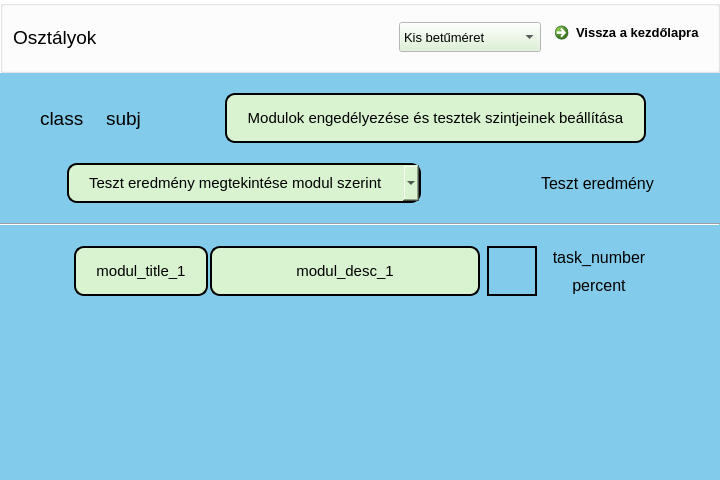
<?xml version="1.0" encoding="UTF-8"?>
<ui version="4.0">
 <class>class_page</class>
 <widget class="QWidget" name="class_page">
  <property name="geometry">
   <rect>
    <x>0</x>
    <y>0</y>
    <width>720</width>
    <height>480</height>
   </rect>
  </property>
  <property name="minimumSize">
   <size>
    <width>720</width>
    <height>480</height>
   </size>
  </property>
  <property name="palette">
   <palette>
    <active>
     <colorrole role="Button">
      <brush brushstyle="SolidPattern">
       <color alpha="255">
        <red>217</red>
        <green>242</green>
        <blue>208</blue>
       </color>
      </brush>
     </colorrole>
     <colorrole role="Base">
      <brush brushstyle="SolidPattern">
       <color alpha="255">
        <red>255</red>
        <green>255</green>
        <blue>255</blue>
       </color>
      </brush>
     </colorrole>
     <colorrole role="Window">
      <brush brushstyle="SolidPattern">
       <color alpha="255">
        <red>131</red>
        <green>203</green>
        <blue>235</blue>
       </color>
      </brush>
     </colorrole>
    </active>
    <inactive>
     <colorrole role="Button">
      <brush brushstyle="SolidPattern">
       <color alpha="255">
        <red>217</red>
        <green>242</green>
        <blue>208</blue>
       </color>
      </brush>
     </colorrole>
     <colorrole role="Base">
      <brush brushstyle="SolidPattern">
       <color alpha="255">
        <red>255</red>
        <green>255</green>
        <blue>255</blue>
       </color>
      </brush>
     </colorrole>
     <colorrole role="Window">
      <brush brushstyle="SolidPattern">
       <color alpha="255">
        <red>131</red>
        <green>203</green>
        <blue>235</blue>
       </color>
      </brush>
     </colorrole>
    </inactive>
    <disabled>
     <colorrole role="Button">
      <brush brushstyle="SolidPattern">
       <color alpha="255">
        <red>217</red>
        <green>242</green>
        <blue>208</blue>
       </color>
      </brush>
     </colorrole>
     <colorrole role="Base">
      <brush brushstyle="SolidPattern">
       <color alpha="255">
        <red>131</red>
        <green>203</green>
        <blue>235</blue>
       </color>
      </brush>
     </colorrole>
     <colorrole role="Window">
      <brush brushstyle="SolidPattern">
       <color alpha="255">
        <red>131</red>
        <green>203</green>
        <blue>235</blue>
       </color>
      </brush>
     </colorrole>
    </disabled>
   </palette>
  </property>
  <property name="windowTitle">
   <string>SmartStudy</string>
  </property>
  <layout class="QVBoxLayout" name="class_page_vertical_layout">
   <property name="spacing">
    <number>20</number>
   </property>
   <property name="leftMargin">
    <number>0</number>
   </property>
   <property name="topMargin">
    <number>0</number>
   </property>
   <property name="rightMargin">
    <number>0</number>
   </property>
   <property name="bottomMargin">
    <number>0</number>
   </property>
   <item>
    <widget class="QGroupBox" name="menu_group_box">
     <property name="sizePolicy">
      <sizepolicy hsizetype="Expanding" vsizetype="Preferred">
       <horstretch>0</horstretch>
       <verstretch>0</verstretch>
      </sizepolicy>
     </property>
     <property name="minimumSize">
      <size>
       <width>0</width>
       <height>50</height>
      </size>
     </property>
     <property name="palette">
      <palette>
       <active>
        <colorrole role="Base">
         <brush brushstyle="SolidPattern">
          <color alpha="255">
           <red>255</red>
           <green>255</green>
           <blue>255</blue>
          </color>
         </brush>
        </colorrole>
        <colorrole role="Window">
         <brush brushstyle="SolidPattern">
          <color alpha="255">
           <red>255</red>
           <green>255</green>
           <blue>255</blue>
          </color>
         </brush>
        </colorrole>
       </active>
       <inactive>
        <colorrole role="Base">
         <brush brushstyle="SolidPattern">
          <color alpha="255">
           <red>255</red>
           <green>255</green>
           <blue>255</blue>
          </color>
         </brush>
        </colorrole>
        <colorrole role="Window">
         <brush brushstyle="SolidPattern">
          <color alpha="255">
           <red>255</red>
           <green>255</green>
           <blue>255</blue>
          </color>
         </brush>
        </colorrole>
       </inactive>
       <disabled>
        <colorrole role="Base">
         <brush brushstyle="SolidPattern">
          <color alpha="255">
           <red>255</red>
           <green>255</green>
           <blue>255</blue>
          </color>
         </brush>
        </colorrole>
        <colorrole role="Window">
         <brush brushstyle="SolidPattern">
          <color alpha="255">
           <red>255</red>
           <green>255</green>
           <blue>255</blue>
          </color>
         </brush>
        </colorrole>
       </disabled>
      </palette>
     </property>
     <property name="autoFillBackground">
      <bool>true</bool>
     </property>
     <property name="styleSheet">
      <string notr="true"/>
     </property>
     <property name="title">
      <string/>
     </property>
     <layout class="QHBoxLayout" name="menu_horizontal_layout">
      <property name="leftMargin">
       <number>10</number>
      </property>
      <property name="rightMargin">
       <number>10</number>
      </property>
      <property name="bottomMargin">
       <number>10</number>
      </property>
      <item>
       <widget class="QLabel" name="menu_label">
        <property name="font">
         <font>
          <pointsize>14</pointsize>
         </font>
        </property>
        <property name="text">
         <string>Osztályok</string>
        </property>
       </widget>
      </item>
      <item>
       <spacer name="menu_horizontal_spacer">
        <property name="orientation">
         <enum>Qt::Horizontal</enum>
        </property>
        <property name="sizeHint" stdset="0">
         <size>
          <width>40</width>
          <height>20</height>
         </size>
        </property>
       </spacer>
      </item>
      <item>
       <widget class="QComboBox" name="font_size_combo_box">
        <property name="minimumSize">
         <size>
          <width>0</width>
          <height>30</height>
         </size>
        </property>
        <property name="font">
         <font>
          <pointsize>10</pointsize>
         </font>
        </property>
        <property name="cursor">
         <cursorShape>PointingHandCursor</cursorShape>
        </property>
        <property name="styleSheet">
         <string notr="true"/>
        </property>
        <property name="currentIndex">
         <number>0</number>
        </property>
        <property name="sizeAdjustPolicy">
         <enum>QComboBox::AdjustToContentsOnFirstShow</enum>
        </property>
        <item>
         <property name="text">
          <string>Kis betűméret</string>
         </property>
        </item>
        <item>
         <property name="text">
          <string>Közepes betűméret</string>
         </property>
        </item>
        <item>
         <property name="text">
          <string>Nagy betűméret</string>
         </property>
        </item>
       </widget>
      </item>
      <item>
       <widget class="QCommandLinkButton" name="back_to_main_page_cmd_link_btn">
        <property name="sizePolicy">
         <sizepolicy hsizetype="Preferred" vsizetype="Preferred">
          <horstretch>0</horstretch>
          <verstretch>0</verstretch>
         </sizepolicy>
        </property>
        <property name="minimumSize">
         <size>
          <width>120</width>
          <height>45</height>
         </size>
        </property>
        <property name="maximumSize">
         <size>
          <width>160</width>
          <height>45</height>
         </size>
        </property>
        <property name="font">
         <font>
          <family>Segoe UI</family>
          <pointsize>10</pointsize>
         </font>
        </property>
        <property name="cursor">
         <cursorShape>PointingHandCursor</cursorShape>
        </property>
        <property name="text">
         <string>Vissza a kezdőlapra</string>
        </property>
       </widget>
      </item>
     </layout>
    </widget>
   </item>
   <item>
    <widget class="QGroupBox" name="title_group_box">
     <property name="styleSheet">
      <string notr="true">border:none</string>
     </property>
     <property name="title">
      <string/>
     </property>
     <layout class="QHBoxLayout" name="modul_horizontal_layout">
      <property name="leftMargin">
       <number>40</number>
      </property>
      <property name="topMargin">
       <number>0</number>
      </property>
      <property name="rightMargin">
       <number>40</number>
      </property>
      <property name="bottomMargin">
       <number>0</number>
      </property>
      <item>
       <widget class="QLabel" name="class_label">
        <property name="sizePolicy">
         <sizepolicy hsizetype="Preferred" vsizetype="Preferred">
          <horstretch>0</horstretch>
          <verstretch>0</verstretch>
         </sizepolicy>
        </property>
        <property name="minimumSize">
         <size>
          <width>60</width>
          <height>25</height>
         </size>
        </property>
        <property name="font">
         <font>
          <pointsize>14</pointsize>
         </font>
        </property>
        <property name="text">
         <string>class</string>
        </property>
       </widget>
      </item>
      <item>
       <widget class="QLabel" name="subject_label">
        <property name="minimumSize">
         <size>
          <width>100</width>
          <height>0</height>
         </size>
        </property>
        <property name="font">
         <font>
          <pointsize>14</pointsize>
         </font>
        </property>
        <property name="text">
         <string>subj</string>
        </property>
       </widget>
      </item>
      <item>
       <spacer name="subtitle_horizontal_spacer">
        <property name="orientation">
         <enum>Qt::Horizontal</enum>
        </property>
        <property name="sizeType">
         <enum>QSizePolicy::Expanding</enum>
        </property>
        <property name="sizeHint" stdset="0">
         <size>
          <width>20</width>
          <height>20</height>
         </size>
        </property>
       </spacer>
      </item>
      <item>
       <widget class="QPushButton" name="pushButton">
        <property name="minimumSize">
         <size>
          <width>0</width>
          <height>50</height>
         </size>
        </property>
        <property name="font">
         <font>
          <pointsize>11</pointsize>
         </font>
        </property>
        <property name="cursor">
         <cursorShape>PointingHandCursor</cursorShape>
        </property>
        <property name="styleSheet">
         <string notr="true">background-color: #D9F2D0; border: 2px solid black; border-radius:10; padding-left:20px;padding-right:20px</string>
        </property>
        <property name="text">
         <string>Modulok engedélyezése és tesztek szintjeinek beállítása</string>
        </property>
       </widget>
      </item>
      <item>
       <spacer name="title_horizontal_spacer">
        <property name="orientation">
         <enum>Qt::Horizontal</enum>
        </property>
        <property name="sizeHint" stdset="0">
         <size>
          <width>40</width>
          <height>20</height>
         </size>
        </property>
       </spacer>
      </item>
     </layout>
    </widget>
   </item>
   <item>
    <widget class="QGroupBox" name="title_group_box_2">
     <property name="styleSheet">
      <string notr="true">border:none</string>
     </property>
     <property name="title">
      <string/>
     </property>
     <layout class="QHBoxLayout" name="horizontalLayout">
      <property name="spacing">
       <number>0</number>
      </property>
      <property name="leftMargin">
       <number>0</number>
      </property>
      <property name="topMargin">
       <number>0</number>
      </property>
      <property name="rightMargin">
       <number>0</number>
      </property>
      <property name="bottomMargin">
       <number>0</number>
      </property>
      <item>
       <spacer name="horizontalSpacer">
        <property name="orientation">
         <enum>Qt::Horizontal</enum>
        </property>
        <property name="sizeHint" stdset="0">
         <size>
          <width>40</width>
          <height>20</height>
         </size>
        </property>
       </spacer>
      </item>
      <item>
       <widget class="QComboBox" name="comboBox">
        <property name="sizePolicy">
         <sizepolicy hsizetype="Preferred" vsizetype="Fixed">
          <horstretch>0</horstretch>
          <verstretch>0</verstretch>
         </sizepolicy>
        </property>
        <property name="minimumSize">
         <size>
          <width>0</width>
          <height>40</height>
         </size>
        </property>
        <property name="font">
         <font>
          <pointsize>11</pointsize>
         </font>
        </property>
        <property name="cursor">
         <cursorShape>PointingHandCursor</cursorShape>
        </property>
        <property name="styleSheet">
         <string notr="true">background-color: #D9F2D0; border: 2px solid black; border-radius:10; padding-left:20px;padding-right:20px</string>
        </property>
        <property name="currentText">
         <string>Teszt eredmény megtekintése modul szerint</string>
        </property>
        <property name="sizeAdjustPolicy">
         <enum>QComboBox::AdjustToContents</enum>
        </property>
        <item>
         <property name="text">
          <string>Teszt eredmény megtekintése modul szerint</string>
         </property>
        </item>
       </widget>
      </item>
      <item>
       <widget class="Line" name="line_2">
        <property name="sizePolicy">
         <sizepolicy hsizetype="MinimumExpanding" vsizetype="Fixed">
          <horstretch>0</horstretch>
          <verstretch>0</verstretch>
         </sizepolicy>
        </property>
        <property name="minimumSize">
         <size>
          <width>120</width>
          <height>0</height>
         </size>
        </property>
        <property name="orientation">
         <enum>Qt::Horizontal</enum>
        </property>
       </widget>
      </item>
      <item>
       <widget class="QLabel" name="test_result_label_2">
        <property name="sizePolicy">
         <sizepolicy hsizetype="Preferred" vsizetype="Preferred">
          <horstretch>0</horstretch>
          <verstretch>0</verstretch>
         </sizepolicy>
        </property>
        <property name="minimumSize">
         <size>
          <width>75</width>
          <height>25</height>
         </size>
        </property>
        <property name="font">
         <font>
          <pointsize>12</pointsize>
         </font>
        </property>
        <property name="text">
         <string>Teszt eredmény</string>
        </property>
       </widget>
      </item>
      <item>
       <spacer name="horizontalSpacer_2">
        <property name="orientation">
         <enum>Qt::Horizontal</enum>
        </property>
        <property name="sizeHint" stdset="0">
         <size>
          <width>40</width>
          <height>20</height>
         </size>
        </property>
       </spacer>
      </item>
     </layout>
    </widget>
   </item>
   <item>
    <widget class="Line" name="line">
     <property name="palette">
      <palette>
       <active>
        <colorrole role="Base">
         <brush brushstyle="SolidPattern">
          <color alpha="255">
           <red>255</red>
           <green>255</green>
           <blue>255</blue>
          </color>
         </brush>
        </colorrole>
       </active>
       <inactive>
        <colorrole role="Base">
         <brush brushstyle="SolidPattern">
          <color alpha="255">
           <red>255</red>
           <green>255</green>
           <blue>255</blue>
          </color>
         </brush>
        </colorrole>
       </inactive>
       <disabled>
        <colorrole role="Base">
         <brush brushstyle="SolidPattern">
          <color alpha="255">
           <red>131</red>
           <green>203</green>
           <blue>235</blue>
          </color>
         </brush>
        </colorrole>
       </disabled>
      </palette>
     </property>
     <property name="styleSheet">
      <string notr="true"/>
     </property>
     <property name="orientation">
      <enum>Qt::Horizontal</enum>
     </property>
    </widget>
   </item>
   <item>
    <widget class="QScrollArea" name="modul_list_scroll_area">
     <property name="sizePolicy">
      <sizepolicy hsizetype="Expanding" vsizetype="Expanding">
       <horstretch>0</horstretch>
       <verstretch>0</verstretch>
      </sizepolicy>
     </property>
     <property name="palette">
      <palette>
       <active>
        <colorrole role="Button">
         <brush brushstyle="SolidPattern">
          <color alpha="255">
           <red>131</red>
           <green>203</green>
           <blue>235</blue>
          </color>
         </brush>
        </colorrole>
        <colorrole role="Base">
         <brush brushstyle="SolidPattern">
          <color alpha="255">
           <red>131</red>
           <green>203</green>
           <blue>235</blue>
          </color>
         </brush>
        </colorrole>
        <colorrole role="Window">
         <brush brushstyle="SolidPattern">
          <color alpha="255">
           <red>131</red>
           <green>203</green>
           <blue>235</blue>
          </color>
         </brush>
        </colorrole>
       </active>
       <inactive>
        <colorrole role="Button">
         <brush brushstyle="SolidPattern">
          <color alpha="255">
           <red>131</red>
           <green>203</green>
           <blue>235</blue>
          </color>
         </brush>
        </colorrole>
        <colorrole role="Base">
         <brush brushstyle="SolidPattern">
          <color alpha="255">
           <red>131</red>
           <green>203</green>
           <blue>235</blue>
          </color>
         </brush>
        </colorrole>
        <colorrole role="Window">
         <brush brushstyle="SolidPattern">
          <color alpha="255">
           <red>131</red>
           <green>203</green>
           <blue>235</blue>
          </color>
         </brush>
        </colorrole>
       </inactive>
       <disabled>
        <colorrole role="Button">
         <brush brushstyle="SolidPattern">
          <color alpha="255">
           <red>131</red>
           <green>203</green>
           <blue>235</blue>
          </color>
         </brush>
        </colorrole>
        <colorrole role="Base">
         <brush brushstyle="SolidPattern">
          <color alpha="255">
           <red>131</red>
           <green>203</green>
           <blue>235</blue>
          </color>
         </brush>
        </colorrole>
        <colorrole role="Window">
         <brush brushstyle="SolidPattern">
          <color alpha="255">
           <red>131</red>
           <green>203</green>
           <blue>235</blue>
          </color>
         </brush>
        </colorrole>
       </disabled>
      </palette>
     </property>
     <property name="styleSheet">
      <string notr="true">border:none; background-color:#83cbeb</string>
     </property>
     <property name="verticalScrollBarPolicy">
      <enum>Qt::ScrollBarAsNeeded</enum>
     </property>
     <property name="sizeAdjustPolicy">
      <enum>QAbstractScrollArea::AdjustToContents</enum>
     </property>
     <property name="widgetResizable">
      <bool>true</bool>
     </property>
     <widget class="QWidget" name="modul_list_scroll_area_contents">
      <property name="geometry">
       <rect>
        <x>0</x>
        <y>0</y>
        <width>720</width>
        <height>241</height>
       </rect>
      </property>
      <layout class="QHBoxLayout" name="horizontalLayout_3">
       <property name="spacing">
        <number>2</number>
       </property>
       <property name="leftMargin">
        <number>0</number>
       </property>
       <property name="topMargin">
        <number>0</number>
       </property>
       <property name="rightMargin">
        <number>0</number>
       </property>
       <property name="bottomMargin">
        <number>0</number>
       </property>
       <item>
        <spacer name="horizontalSpacer_4">
         <property name="orientation">
          <enum>Qt::Horizontal</enum>
         </property>
         <property name="sizeHint" stdset="0">
          <size>
           <width>40</width>
           <height>20</height>
          </size>
         </property>
        </spacer>
       </item>
       <item>
        <widget class="QGroupBox" name="modul_title_group_box">
         <property name="title">
          <string/>
         </property>
         <layout class="QFormLayout" name="modul_title_form_layout">
          <property name="horizontalSpacing">
           <number>0</number>
          </property>
          <property name="verticalSpacing">
           <number>0</number>
          </property>
          <property name="leftMargin">
           <number>10</number>
          </property>
          <property name="topMargin">
           <number>0</number>
          </property>
          <property name="rightMargin">
           <number>0</number>
          </property>
          <property name="bottomMargin">
           <number>0</number>
          </property>
          <item row="0" column="0" colspan="2">
           <widget class="QPushButton" name="modul_btn_1">
            <property name="sizePolicy">
             <sizepolicy hsizetype="Preferred" vsizetype="Preferred">
              <horstretch>0</horstretch>
              <verstretch>0</verstretch>
             </sizepolicy>
            </property>
            <property name="minimumSize">
             <size>
              <width>0</width>
              <height>50</height>
             </size>
            </property>
            <property name="font">
             <font>
              <pointsize>11</pointsize>
             </font>
            </property>
            <property name="cursor">
             <cursorShape>PointingHandCursor</cursorShape>
            </property>
            <property name="toolTip">
             <string/>
            </property>
            <property name="layoutDirection">
             <enum>Qt::RightToLeft</enum>
            </property>
            <property name="autoFillBackground">
             <bool>false</bool>
            </property>
            <property name="styleSheet">
             <string notr="true">background-color: #D9F2D0; border: 2px solid black; border-radius:10; padding-left:20px;padding-right:20px</string>
            </property>
            <property name="text">
             <string>modul_title_1</string>
            </property>
           </widget>
          </item>
         </layout>
        </widget>
       </item>
       <item>
        <widget class="QGroupBox" name="modul_desc_group_box">
         <property name="title">
          <string/>
         </property>
         <layout class="QFormLayout" name="modul_desc_form_layout">
          <property name="horizontalSpacing">
           <number>0</number>
          </property>
          <property name="verticalSpacing">
           <number>0</number>
          </property>
          <property name="leftMargin">
           <number>0</number>
          </property>
          <property name="topMargin">
           <number>0</number>
          </property>
          <property name="rightMargin">
           <number>0</number>
          </property>
          <property name="bottomMargin">
           <number>0</number>
          </property>
          <item row="0" column="0">
           <widget class="QPushButton" name="modul_btn_2">
            <property name="sizePolicy">
             <sizepolicy hsizetype="Preferred" vsizetype="Preferred">
              <horstretch>0</horstretch>
              <verstretch>0</verstretch>
             </sizepolicy>
            </property>
            <property name="minimumSize">
             <size>
              <width>270</width>
              <height>50</height>
             </size>
            </property>
            <property name="font">
             <font>
              <pointsize>11</pointsize>
             </font>
            </property>
            <property name="cursor">
             <cursorShape>PointingHandCursor</cursorShape>
            </property>
            <property name="toolTip">
             <string/>
            </property>
            <property name="layoutDirection">
             <enum>Qt::RightToLeft</enum>
            </property>
            <property name="autoFillBackground">
             <bool>false</bool>
            </property>
            <property name="styleSheet">
             <string notr="true">background-color: #D9F2D0; border: 2px solid black; border-radius:10; padding-left:20px;padding-right:20px</string>
            </property>
            <property name="text">
             <string>modul_desc_1</string>
            </property>
           </widget>
          </item>
         </layout>
        </widget>
       </item>
       <item>
        <widget class="QGroupBox" name="test_result_group_box">
         <property name="sizePolicy">
          <sizepolicy hsizetype="Expanding" vsizetype="Preferred">
           <horstretch>0</horstretch>
           <verstretch>0</verstretch>
          </sizepolicy>
         </property>
         <property name="title">
          <string>GroupBox</string>
         </property>
         <layout class="QFormLayout" name="test_result_form_layout">
          <property name="horizontalSpacing">
           <number>0</number>
          </property>
          <property name="verticalSpacing">
           <number>0</number>
          </property>
          <property name="leftMargin">
           <number>0</number>
          </property>
          <property name="topMargin">
           <number>0</number>
          </property>
          <property name="rightMargin">
           <number>0</number>
          </property>
          <property name="bottomMargin">
           <number>0</number>
          </property>
          <item row="0" column="0" colspan="2">
           <widget class="QGroupBox" name="modul_list_item_group_box">
            <property name="sizePolicy">
             <sizepolicy hsizetype="Expanding" vsizetype="Preferred">
              <horstretch>0</horstretch>
              <verstretch>0</verstretch>
             </sizepolicy>
            </property>
            <property name="minimumSize">
             <size>
              <width>0</width>
              <height>50</height>
             </size>
            </property>
            <property name="styleSheet">
             <string notr="true">border:none</string>
            </property>
            <property name="title">
             <string/>
            </property>
            <layout class="QHBoxLayout" name="test_result_vertical_layout">
             <property name="spacing">
              <number>5</number>
             </property>
             <property name="leftMargin">
              <number>0</number>
             </property>
             <property name="topMargin">
              <number>0</number>
             </property>
             <property name="rightMargin">
              <number>0</number>
             </property>
             <property name="bottomMargin">
              <number>0</number>
             </property>
             <item>
              <widget class="Line" name="modul_line">
               <property name="sizePolicy">
                <sizepolicy hsizetype="MinimumExpanding" vsizetype="Fixed">
                 <horstretch>0</horstretch>
                 <verstretch>0</verstretch>
                </sizepolicy>
               </property>
               <property name="maximumSize">
                <size>
                 <width>16777215</width>
                 <height>3</height>
                </size>
               </property>
               <property name="styleSheet">
                <string notr="true">background-color:black;margin-left:5px;margin-right:5px;</string>
               </property>
               <property name="orientation">
                <enum>Qt::Horizontal</enum>
               </property>
              </widget>
             </item>
             <item>
              <widget class="QLabel" name="finished_icon_label_1">
               <property name="sizePolicy">
                <sizepolicy hsizetype="Fixed" vsizetype="Fixed">
                 <horstretch>0</horstretch>
                 <verstretch>0</verstretch>
                </sizepolicy>
               </property>
               <property name="minimumSize">
                <size>
                 <width>50</width>
                 <height>50</height>
                </size>
               </property>
               <property name="maximumSize">
                <size>
                 <width>50</width>
                 <height>50</height>
                </size>
               </property>
               <property name="styleSheet">
                <string notr="true">border: 2px solid black;background-image: url(ok-icon.png);</string>
               </property>
               <property name="text">
                <string/>
               </property>
              </widget>
             </item>
             <item>
              <widget class="QGroupBox" name="test_result_group_box_1">
               <property name="sizePolicy">
                <sizepolicy hsizetype="Fixed" vsizetype="Fixed">
                 <horstretch>0</horstretch>
                 <verstretch>0</verstretch>
                </sizepolicy>
               </property>
               <property name="minimumSize">
                <size>
                 <width>60</width>
                 <height>50</height>
                </size>
               </property>
               <property name="title">
                <string/>
               </property>
               <layout class="QVBoxLayout" name="result_vertical_layout">
                <property name="leftMargin">
                 <number>10</number>
                </property>
                <property name="topMargin">
                 <number>0</number>
                </property>
                <property name="rightMargin">
                 <number>10</number>
                </property>
                <property name="bottomMargin">
                 <number>0</number>
                </property>
                <item>
                 <widget class="QLabel" name="task_number_label_1">
                  <property name="sizePolicy">
                   <sizepolicy hsizetype="MinimumExpanding" vsizetype="MinimumExpanding">
                    <horstretch>0</horstretch>
                    <verstretch>0</verstretch>
                   </sizepolicy>
                  </property>
                  <property name="font">
                   <font>
                    <pointsize>12</pointsize>
                   </font>
                  </property>
                  <property name="text">
                   <string>task_number</string>
                  </property>
                  <property name="alignment">
                   <set>Qt::AlignCenter</set>
                  </property>
                 </widget>
                </item>
                <item>
                 <widget class="QLabel" name="test_percent_label_1">
                  <property name="sizePolicy">
                   <sizepolicy hsizetype="MinimumExpanding" vsizetype="MinimumExpanding">
                    <horstretch>0</horstretch>
                    <verstretch>0</verstretch>
                   </sizepolicy>
                  </property>
                  <property name="font">
                   <font>
                    <pointsize>12</pointsize>
                   </font>
                  </property>
                  <property name="text">
                   <string>percent</string>
                  </property>
                  <property name="alignment">
                   <set>Qt::AlignCenter</set>
                  </property>
                 </widget>
                </item>
               </layout>
              </widget>
             </item>
            </layout>
           </widget>
          </item>
         </layout>
        </widget>
       </item>
       <item>
        <spacer name="horizontalSpacer_5">
         <property name="orientation">
          <enum>Qt::Horizontal</enum>
         </property>
         <property name="sizeHint" stdset="0">
          <size>
           <width>40</width>
           <height>20</height>
          </size>
         </property>
        </spacer>
       </item>
      </layout>
     </widget>
    </widget>
   </item>
  </layout>
 </widget>
 <resources/>
 <connections/>
</ui>
